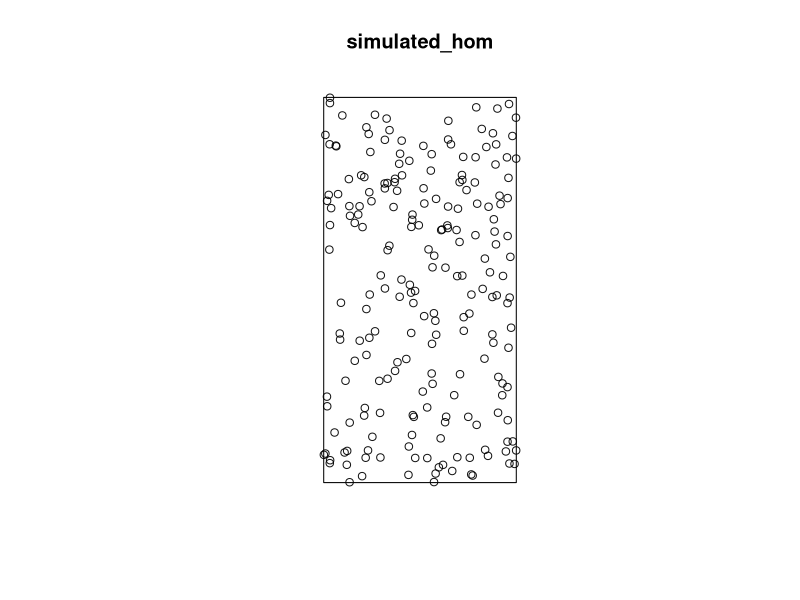
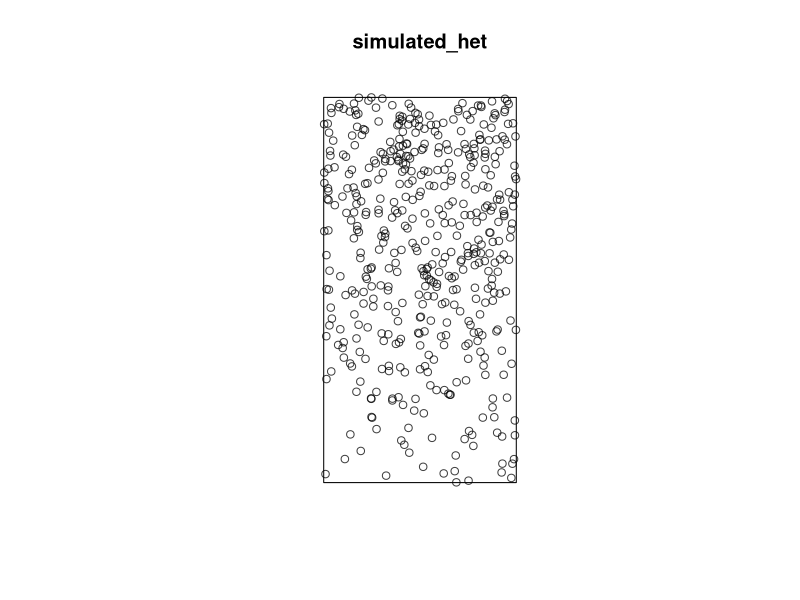

The R source for these figures, in order:
## ---- chunk 1
library(spatstat)
## ---- chunk 2
set.seed(20240808)
## ---- chunk 3
our_lambda <- 100
our_window <- owin(xrange = c(0, 1), yrange = c(0, 2))
## ---- chunk 4
simulated_hom <- rpoispp(lambda = our_lambda, win = our_window)
simulated_hom
## ---- chunk 5
plot(simulated_hom)
## ---- chunk 6
npoints(simulated_hom)
## ---- chunk 7
npoints(simulated_hom) == our_lambda * 2
## ---- chunk 8
rpoispp(lambda = our_lambda, win = our_window) |> npoints()
rpoispp(lambda = our_lambda, win = our_window) |> npoints()
rpoispp(lambda = our_lambda, win = our_window) |> npoints()
rpoispp(lambda = our_lambda, win = our_window) |> npoints()
## ---- chunk 9
our_lambda_fun <- function(x, y) {10 + 100 * x + 200 * y}
our_window <- owin(xrange = c(0, 1), yrange = c(0, 2))
## ---- chunk 10
library(dplyr)
library(tidyr)
library(ggplot2)
## ---- chunk 11

## ---- chunk 12
simulated_het <- rpoispp(lambda = our_lambda_fun, win = our_window)
simulated_het
## ---- chunk 13
plot(simulated_het)
## ---- chunk 14
rpoispp(lambda = our_lambda_fun, win = our_window) |> npoints()
rpoispp(lambda = our_lambda_fun, win = our_window) |> npoints()
rpoispp(lambda = our_lambda_fun, win = our_window) |> npoints()
rpoispp(lambda = our_lambda_fun, win = our_window) |> npoints()
